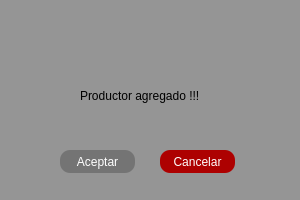
<?xml version="1.0" encoding="UTF-8"?>
<ui version="4.0">
    <class>MainWindow</class>
    <widget class="QMainWindow" name="MainWindow">
        <property name="geometry">
        <rect>
            <x>0</x>
            <y>0</y>
            <width>300</width>
            <height>200</height>
        </rect>
        </property>
        <property name="minimumSize">
        <size>
            <width>300</width>
            <height>200</height>
        </size>
        </property>
        <property name="maximumSize">
        <size>
            <width>300</width>
            <height>200</height>
        </size>
        </property>
        <property name="windowTitle">
        <string>MainWindow</string>
        </property>
        <property name="styleSheet">
        <string notr="true">QWidget#centralwidget{
                                    background-color: rgb(149, 149, 149);
                            }
        </string>
        </property>
        <widget class="QWidget" name="centralwidget">
        
        <widget class="QPushButton" name="pushButton">
            <property name="geometry">
            <rect>
                <x>60</x>
                <y>150</y>
                <width>75</width>
                <height>23</height>
            </rect>
            </property>
            <property name="cursor">
            <cursorShape>PointingHandCursor</cursorShape>
            </property>

            <property name="styleSheet">
            <string notr="true">QWidget#pushButton{
                                                    border-radius:10px;
                                                    color: rgb(255, 255, 255);
                                                    background-color: qlineargradient(spread:pad, x1:0, y1:0.625, x2:1, y2:0.551, stop:0 rgba(116, 116, 116, 255));
                                                    border: 1px;
                                                    border-color: qlineargradient(spread:pad, x1:0, y1:0, x2:1, y2:1, stop:1 rgba(220, 220, 220, 255));}
                                    QWidget#pushButton:hover{
                                                    background-color: qlineargradient(spread:pad, x1:0, y1:0, x2:1, y2:1, stop:0 rgba(240, 240, 240, 255));
                                                    color: rgb(68, 68, 68);
                                                    border-color: rgb(68, 68, 68);
                                                    shadow: large;
                                    }             
            </string>
            </property>

            <property name="text">
            <string>Aceptar</string>
            </property>
        </widget>
        <widget class="QPushButton" name="pushButton_2">
            <property name="geometry">
            <rect>
                <x>160</x>
                <y>150</y>
                <width>75</width>
                <height>23</height>
            </rect>
            </property>
            <property name="cursor">
            <cursorShape>PointingHandCursor</cursorShape>
            </property>
            <property name="styleSheet">
            <string notr="true">QWidget#pushButton_2{border-radius:10px;
                                                        color: rgb(255, 255, 255);
                                                        background-color: rgb(173, 1, 1);
                                                        border: 5px;
                                                        border-color: rgb(255, 255, 255);
                                                    }
                                QWidget#pushButton_2:hover{
                                                    color: rgb(255, 255, 255);
                                                    background-color: rgb(255, 0, 0);
                                                    border: 5px;
                                                    border-color: rgb(255, 255, 255);
                                                    }
            </string>
            </property>
            <property name="text">
            <string>Cancelar</string>
            </property>
        </widget>
        <widget class="QLabel" name="label">
            <property name="geometry">
            <rect>
                <x>80</x>
                <y>80</y>
                <width>161</width>
                <height>31</height>
            </rect>
            </property>
            <property name="styleSheet">
                <string notr="true">font: 12pt &quot;MS Shell Dlg 2&quot;;</string>
            </property>
            <property name="text">
                <string>Productor agregado !!!</string>
            </property>
        </widget>
        </widget>
    </widget>
    <resources/>
    <connections/>
</ui>
